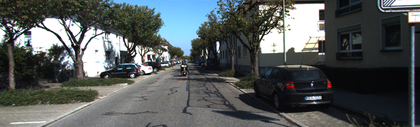
%> input picture HW3/It1_L.png, 420 x 127 px, shrunk from 1241 x 376 before the run
$ octave P3_1.m   (GNU Octave 9; MATLAB toolbox functions it lacks are replaced by stand-ins)
%> lines starting %> are read from the running program, lines starting %| are printed output that depends on the picture
% Visual Odometry Part 1: Compute Disparity Map
clear;
clc
% load in images
Il = rgb2gray(imread('It1_L.png'));
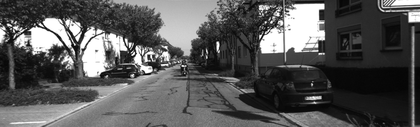
%> Il: size 127x420 uint8; min 0, max 255, mean 88
Ir = rgb2gray(imread('It1_R.png'));
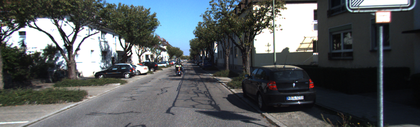
%> input picture HW3/It1_R.png, 420 x 127 px, shrunk from 1241 x 376 before the run
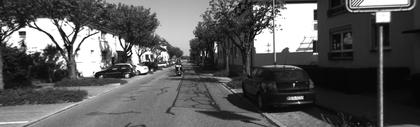
%> Ir: size 127x420 uint8; min 4, max 255, mean 89.9
min_d=0;
max_d=64;
w_radius= 3.0; % half of the window size
[D] = genDisparityMap(Il, Ir, min_d, max_d, w_radius);

% -----------------------copy starts--------------------------------------
function [D] = genDisparityMap(I1, I2, min_d, max_d, w_radius)
%> called with min_d = 0, max_d = 64, w_radius = 3
%
% INPUTS:
% I1 = left stereo image
% I2 = right stereo image
% maxdisp = determines the region of interested to search in the right image.
%           It can be thought of as the 'shift' of the right image
% w_radius = half of window size
%
ws = 2*w_radius+1;

I1 = double(I1);
I2 = double(I2);
c = size(I1, 2);
%> c = 420
r = size(I1, 1);
%> r = 127
% PSEUDO CODE:
% for each pixel (i,j) in the left image:
%     %for each shift value d of the right image:
%     for d = 0:maxdisp
%         % get the template using ws from the left image
%         % compare to the right image, which is shifted by d
%         % compute the Sum of absolute difference, which is a scalar
%         disp_img(i, j, d+1) = SAD
%     end
% end

for d = min_d:max_d
    I2_temp = [zeros(r, d), I2];
    I_SAD = abs(I1 - I2_temp(1:r, 1:c));
    I_SAD = imfilter(I_SAD, ones(ws, ws)/(49));
    for i = 1: r
        for j = 1: c
            SAD = I_SAD(i, j);
            disp_img(i, j, d+1) = SAD;
        end
    end
end
%> this loop made 65 passes
%> pass 1, in genDisparityMap, `I_SAD = abs(I1 - I2_temp(1:r, 1:c));`:
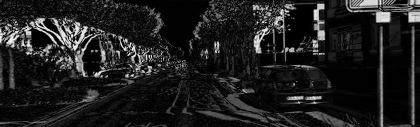
%> I_SAD: size 127x420 double; min 0, max 255, mean 31
%> pass 1, in genDisparityMap, `I_SAD = imfilter(I_SAD, ones(ws, ws)/(49));`:
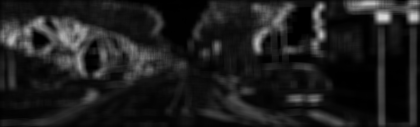
%> I_SAD: size 127x420 double; min 0, max 216.2, mean 30.5
%> pass 2, in genDisparityMap, `I_SAD = abs(I1 - I2_temp(1:r, 1:c));`:
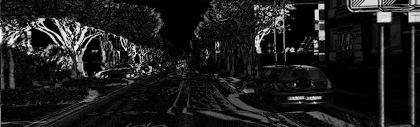
%> I_SAD: size 127x420 double; min 0, max 255, mean 29.3

% because of our chosen similarity metric, we want to minimize SAD values:
%D = %? FILL IN based upon the struture of disp_image
[~,D] = min(disp_img,[],3);
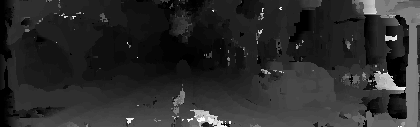
%> D: size 127x420 double; min 1, max 65, mean 12; drawn with min black and max white

% %visualize disparity map
% figure;
% imagesc([0 max_d]);
% colormap(gray);
% colorbar;
% axis image;

end
